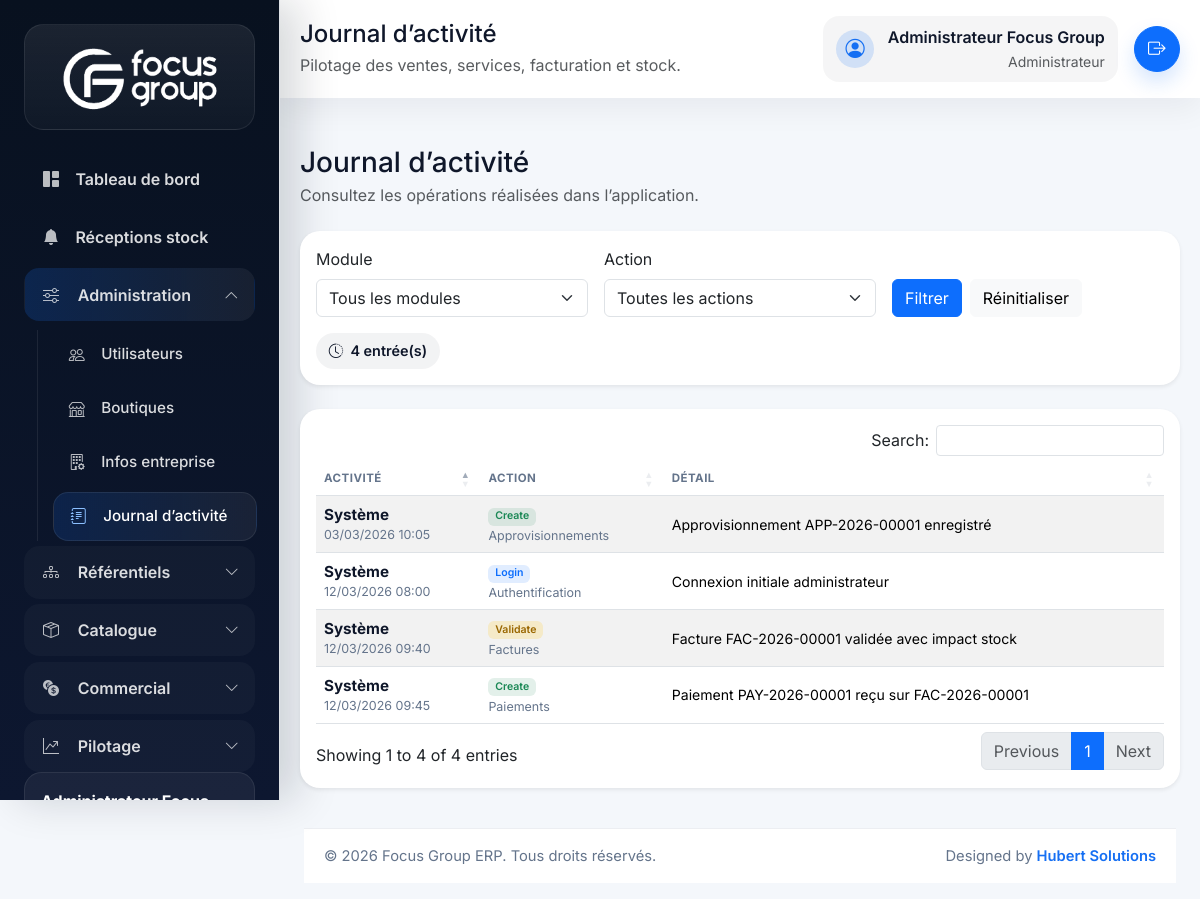
The page /index.php/activity-logs (signed in) on the database its author committed.
### tables this page shows
CREATE TABLE activity_logs (
    id BIGINT UNSIGNED AUTO_INCREMENT PRIMARY KEY,
    user_id BIGINT UNSIGNED NULL,
    module VARCHAR(100) NOT NULL,
    action VARCHAR(100) NOT NULL,
    description VARCHAR(255) NOT NULL,
    ip_address VARCHAR(45) NULL,
    user_agent VARCHAR(255) NULL,
    created_at DATETIME NOT NULL DEFAULT CURRENT_TIMESTAMP,
    CONSTRAINT fk_activity_logs_user FOREIGN KEY (user_id) REFERENCES users(id)
);

### app/Core/Controller.php (called while the page is built, shortened)
<?php
class Controller
{
    public function render(string $view, array $data = [], string $layout = 'app'): void
    {
        extract($data, EXTR_SKIP);
        $viewFile = view_path($view);
        require $viewFile;
    }
}

### app/Controllers/ActivityLogController.php (called while the page is built, shortened)
<?php
final class ActivityLogController extends Controller
{
    public function index(): void
    {
        $module = trim((string) ($_GET['module'] ?? ''));
        $action = trim((string) ($_GET['action'] ?? ''));
        $activityLog = new ActivityLog();
        $this->render('activitylogs.index', [
            'pageTitle' => 'Journal d’activité',
            'logs' => $activityLog->all($module !== '' ? $module : null, $action !== '' ? $action : null),
            'modules' => $activityLog->modules(),
            'actions' => $activityLog->actions(),
            'selectedModule' => $module,
            'selectedAction' => $action,
        ]);
    }
}

### app/Core/Router.php (called while the page is built, shortened)
<?php
final class Router
{
    private array $routes = [];
    private function addRoute(string $method, string $uri, array $action, array $middleware = []): void
    {
        $this->routes[$method][$this->normalizePath($uri)] = [
            'action' => $action,
            'middleware' => $middleware,
        ];
    }
    public function dispatch(string $method, string $uri): void
    {
        $path = $this->normalizeRequestUri($uri);
        $route = $this->routes[$method][$path] ?? null;
        try {
            [$controllerClass, $controllerMethod] = $route['action'];
            $controller = new $controllerClass();
            $controller->{$controllerMethod}();
        } catch (Throwable $throwable) {
            http_response_code(500);
            $this->renderError(500, 'Erreur interne', $throwable->getMessage());
        }
    }
    private function normalizeRequestUri(string $uri): string
    {
        $path = parse_url($uri, PHP_URL_PATH) ?: '/';
        if ($path === '/index.php') {
            $path = '/';
        } elseif (str_starts_with($path, '/index.php/')) {
            $path = substr($path, strlen('/index.php')) ?: '/';
        }
        return $this->normalizePath($path);
    }
    private function normalizePath(string $path): string
    {
        $path = '/' . trim($path, '/');
        return $path === '//' ? '/' : (rtrim($path, '/') ?: '/');
    }
}

### index.php (called while the page is built, shortened)
<?php
$appConfig = require __DIR__ . '/config/app.php';
if (($appConfig['base_url'] ?? '') === '') {
    $scriptName = str_replace('\\', '/', (string) ($_SERVER['SCRIPT_NAME'] ?? ''));
    $basePath = str_replace('\\', '/', dirname($scriptName));
    $appConfig['base_url'] = $basePath === '/' || $basePath === '.' ? '' : rtrim($basePath, '/');
}
$GLOBALS['config'] = [
    'app' => $appConfig,
    'database' => file_exists(__DIR__ . '/config/database.local.php')
        ? require __DIR__ . '/config/database.local.php'
        : require __DIR__ . '/config/database.php',
];
require __DIR__ . '/app/Helpers/functions.php';
spl_autoload_register(static function (string $class): void {
    $prefix = 'App\\';
    $baseDir = __DIR__ . '/app/';
    $relativeClass = substr($class, strlen($prefix));
    $file = $baseDir . str_replace('\\', '/', $relativeClass) . '.php';
});
$router = new Router();
$router->dispatch($_SERVER['REQUEST_METHOD'] ?? 'GET', $_SERVER['REQUEST_URI'] ?? '/');

### app/Helpers/functions.php (called while the page is built, shortened)
<?php
if (!function_exists('config')) {
    function config(?string $key = null, mixed $default = null): mixed
    {
        $config = $GLOBALS['config'] ?? [];
        $segments = explode('.', $key);
        $value = $config;
        foreach ($segments as $segment) {
            $value = $value[$segment];
        }
        return $value;
    }
}
if (!function_exists('url')) {
    function url(string $path = ''): string
    {
        $baseUrl = rtrim((string) config('app.base_url', ''), '/');
        $path = '/' . ltrim($path, '/');
        $routePrefix = rtrim((string) config('app.route_prefix', ''), '/');
        if (str_starts_with($path, '/public/')) {
            return ($baseUrl === '' ? '' : $baseUrl) . $path;
        }
        $prefix = $routePrefix === '' ? '' : $routePrefix;
        return ($baseUrl === '' ? '' : $baseUrl) . $prefix . $path;
    }
}
if (!function_exists('e')) {
    function e(?string $value): string
    {
        return htmlspecialchars((string) $value, ENT_QUOTES, 'UTF-8');
    }
}
if (!function_exists('module_label')) {
    function module_label(?string $module): string
    {
        return match (strtolower(trim((string) $module))) {
            'utilisateurs' => 'Utilisateurs',
            'parametres_entreprise' => 'Paramètres entreprise',
            default => ucfirst(str_replace('_', ' ', trim((string) $module))),
        };
    }
}

### app/Core/Model.php (called while the page is built, shortened)
<?php
abstract class Model
{
    public function __construct()
    {
        $this->db = Database::connection();
    }
}

### app/Core/Database.php (called while the page is built, shortened)
<?php
final class Database
{
    private static ?PDO $connection = null;
    public static function connection(): PDO
    {
        if (self::$connection instanceof PDO) {
            return self::$connection;
        }
        $config = config('database');
        $dsn = sprintf(
            'mysql:host=%s;port=%s;dbname=%s;charset=%s',
            $config['host'],
            $config['port'],
            $config['dbname'],
            $config['charset']
        );
        try {
            self::$connection = new PDO($dsn, $config['username'], $config['password'], $config['options']);
        } catch (PDOException $exception) {
            throw new RuntimeException('Connexion MySQL impossible : ' . $exception->getMessage());
        }
        return self::$connection;
    }
}

### app/Models/ActivityLog.php (called while the page is built, shortened)
<?php
final class ActivityLog extends Model
{
    public function all(?string $module = null, ?string $action = null): array
    {
        $sql = 'SELECT al.*, u.full_name FROM activity_logs al LEFT JOIN users u ON u.id = al.user_id WHERE 1=1';
        $params = [];
        $sql .= ' ORDER BY al.id DESC';
        $statement = $this->db->prepare($sql);
        $statement->execute($params);
        return $statement->fetchAll();
    }
}

### app/Views/activitylogs/index.php (the view, shortened to what this page needs)
<?php $logCount = count($logs); ?>
<div class="page-hero">
    <div>
        <h1 class="h3 mb-1">Journal d’activité</h1>
        <p class="text-muted mb-0">Consultez les opérations réalisées dans l’application.</p>
    </div>
</div>
<div class="card border-0 shadow-sm mb-4 filter-card">
    <div class="card-body">
        <form method="GET" action="<?= e(url('/activity-logs')) ?>" class="row g-3 align-items-end">
            <div class="col-md-4">
                <label for="module" class="form-label">Module</label>
                <select name="module" id="module" class="form-select">
                    <option value="">Tous les modules</option>
                </select>
            </div>
            <div class="col-md-4">
                <label for="action" class="form-label">Action</label>
                <select name="action" id="action" class="form-select">
                    <option value="">Toutes les actions</option>
                </select>
            </div>
            <div class="col-md-4 d-flex gap-2">
                <button type="submit" class="btn btn-primary">Filtrer</button>
                <a href="<?= e(url('/activity-logs')) ?>" class="btn btn-light">Réinitialiser</a>
            </div>
        </form>
        <div class="d-flex flex-wrap gap-2 mt-3">
            <span class="summary-chip"><i class="bi bi-clock-history"></i> <?= e((string) $logCount) ?> entrée(s)</span>
        </div>
    </div>
</div>
<div class="card border-0 shadow-sm">
    <div class="card-body">
        <div class="table-responsive">
            <table class="table table-hover table-striped align-middle js-datatable">
                <thead>
                    <tr>
                        <th>Activité</th>
                        <th>Action</th>
                        <th>Détail</th>
                    </tr>
                </thead>
                <tbody>
                    <?php if ($logs === []): ?>
                        <tr>
                            <td colspan="3" class="p-0">
                                <div class="empty-state">
                                    <i class="bi bi-journal-text"></i>
                                    <div class="fw-semibold mb-1">Aucune activité à afficher</div>
                                    <p class="mb-0">Essayez d’élargir les filtres ou effectuez une première opération dans l’application.</p>
                                </div>
                            </td>
                        </tr>
                    <?php else: ?>
                        <?php foreach ($logs as $log): ?>
                            <tr>
                                <td>
                                    <div class="table-cell-stack">
                                        <div class="table-cell-main"><?= e($log['user_name'] ?? 'Système') ?></div>
                                        <div class="table-cell-meta"><?= e(date('d/m/Y H:i', strtotime($log['created_at']))) ?></div>
                                    </div>
                                </td>
                                <td>
                                    <div class="table-cell-stack">
                                        <div><span class="badge badge-action <?= e(strtolower((string) $log['action'])) ?>"><?= e($log['action']) ?></span></div>
                                        <div class="table-cell-meta"><?= e(module_label($log['module'])) ?></div>
                                    </div>
                                </td>
                                <td><?= e($log['description']) ?></td>
                            </tr>
                        <?php endforeach; ?>
                    <?php endif; ?>
                </tbody>
            </table>
        </div>
    </div>
</div>

### public/assets/css/app.css (style rules this page uses)
:root { --fg-primary: #156ff3; --fg-primary-dark: #0c56c9; --fg-primary-soft: rgba(21, 111, 243, 0.16); --fg-dark: #0f172a; --fg-muted: #64748b; --fg-soft: #f8fafc; --fg-sidebar: #08111f; --fg-sidebar-soft: #0f1d36; }
body { font-family: 'Inter', sans-serif; background: #f4f7fb; color: var(--fg-dark); }
.card { border-radius: 1.25rem; }
.page-hero { display: flex; justify-content: space-between; align-items: center; gap: 1rem; margin-bottom: 1.5rem; }
.filter-card { position: sticky; top: 1rem; }
.summary-chip { display: inline-flex; align-items: center; gap: 0.45rem; padding: 0.45rem 0.8rem; border-radius: 999px; background: rgba(15, 23, 42, 0.05); color: var(--fg-dark); font-size: 0.9rem; font-weight: 600; }
.table thead th { color: var(--fg-muted); font-size: 0.72rem; text-transform: uppercase; letter-spacing: 0.04em; }
.table tbody td { vertical-align: middle; font-size: 0.88rem; line-height: 1.35; }
.table-cell-stack { display: flex; flex-direction: column; gap: 0.15rem; }
.table-cell-main { font-size: 0.95rem; font-weight: 700; color: var(--fg-dark); line-height: 1.3; }
.table-cell-meta { font-size: 0.78rem; color: var(--fg-muted); line-height: 1.3; }
.badge-action { text-transform: capitalize; font-weight: 600; background: rgba(15, 23, 42, 0.06); color: var(--fg-dark); }
.badge-action.create { background: rgba(25, 135, 84, 0.12); color: #198754; }
.badge-action.validate, .badge-action.receive, .badge-action.convert { background: rgba(255, 193, 7, 0.18); color: #9a6700; }
.badge-action.login, .badge-action.logout { background: rgba(13, 110, 253, 0.12); color: #0d6efd; }

### rows shown on the page
activity_logs: user_name "Système", created_at "12/03/2026 09:45", action "Create", module "Paiements", description "Paiement PAY-2026-00001 reçu sur FAC-2026-00001"
activity_logs: user_name "Système", created_at "12/03/2026 09:40", action "Validate", module "Factures", description "Facture FAC-2026-00001 validée avec impact stock"
activity_logs: user_name "Système", created_at "03/03/2026 10:05", action "Create", module "Approvisionnements", description "Approvisionnement APP-2026-00001 enregistré"
activity_logs: user_name "Système", created_at "12/03/2026 08:00", action "Login", module "Authentification", description "Connexion initiale administrateur"

### other values the page prints
$pageTitle "Journal d’activité"
app_scope_description() "Pilotage des ventes, services, facturation et stock."
$currentUser['full_name'] "Administrateur Focus Group"
$currentUser['role_name'] "Administrateur"
$logCount "4"
config('app.name') "Focus Group ERP"
